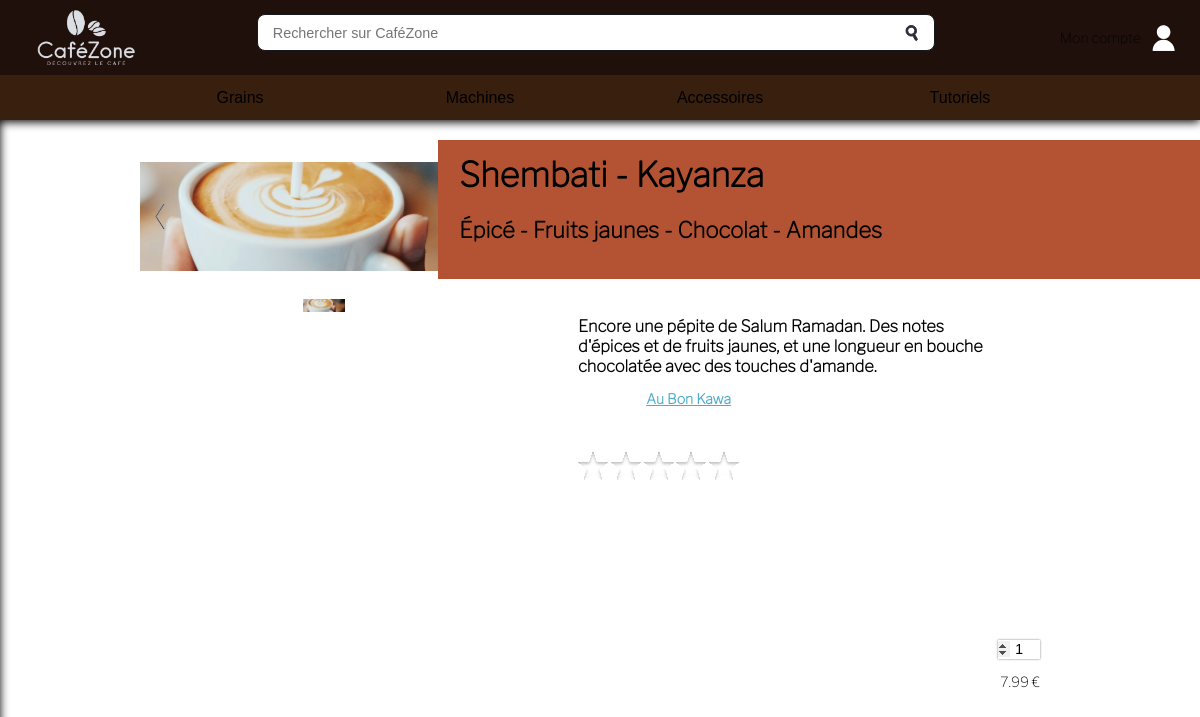
Screenshot of /product.php?ref=1 with the database file from the repository.
### tables this page shows
CREATE TABLE `products` (
  `id` int(11) NOT NULL,
  `name` varchar(100) NOT NULL,
  `reference` varchar(100) NOT NULL,
  `description` varchar(500) NOT NULL,
  `brand_id` int(11) DEFAULT NULL,
  `price` decimal(10,2) NOT NULL,
  `sca` int(3) DEFAULT NULL,
  `country_id` int(11) DEFAULT NULL,
  `category_id` int(11) NOT NULL,
  `images` varchar(256) NOT NULL
);

CREATE TABLE `aromas` (
  `id` int(11) NOT NULL,
  `name` varchar(100) DEFAULT NULL
);

CREATE TABLE `shops` (
  `id` int(11) NOT NULL,
  `name` varchar(100) DEFAULT NULL,
  `color` varchar(6) DEFAULT NULL,
  `logo` varchar(256) NOT NULL
);

### product.php (the view, shortened to what this page needs)
<?php require_once(__DIR__ . '/pdo.php');
$productCategoryStatement = $mysqlClient -> prepare('SELECT categories.name FROM products JOIN  categories ON categories.id = products.category_id WHERE products.reference ="'.$_GET['ref'].'"');
$productCategoryStatement -> execute();
$productCategory = ($productCategoryStatement -> fetchall())[0][0];
if($productCategory === "Bean")
{
    $productStatement = $mysqlClient -> prepare('SELECT products.id AS id, products.images AS images, products.name AS name, products.description AS description, products.reference AS reference, products.price AS price, shops.name AS shop, shops.color AS color FROM products JOIN shops_products ON products.id = shops_products.product_id JOIN shops ON shops.id = shops_products.shop_id WHERE products.reference ="'.$_GET['ref'].'"');
    $aromasStatement = $mysqlClient -> prepare('SELECT aromas.name FROM aromas JOIN products_aromas ON products_aromas.aroma_id = aromas.id JOIN products ON products.id = products_aromas.product_id WHERE products.reference ="'.$_GET['ref'].'"');
    $aromasStatement -> execute();
    $aromas = $aromasStatement -> fetchall();
}
$productStatement -> execute();
$product = ($productStatement -> fetchAll())[0];
$avgRatingStatement = $mysqlClient -> prepare('SELECT AVG(stars) FROM ratings WHERE product_id = '.$product['id']);
$avgRatingStatement -> execute();
$avgRatinglist = $avgRatingStatement -> fetchAll();
$avgRating = $avgRatinglist[0][0];
$images = scandir('images/Products/'.$_GET['ref']);
?>
<DOCTYPE html>
<head>
    <link rel="stylesheet" href="styles/style.css">
    <link rel="stylesheet" href="styles/product_style.css">
</head>
<body>
    <?php require_once(__DIR__. '/header.php');?>
    <div class="product">
        <div class="images_div">
            <div id="div">
                <div class="left arrow">
                    <img src="images/Icons/left arrow.svg" alt="">
                </div>
                <div class="right arrow">
                </div>
                <div class="images">
                    <?php foreach($images as $image):
                        if($image != "." && $image != ".."):?>
                            <img src="images/Products/<?php echo $_GET['ref']?>/<?php echo $image?>" alt="Image <?php echo pathinfo($image,PATHINFO_FILENAME)?>" class=<?php echo pathinfo($image,PATHINFO_FILENAME)?>>
                        <?php endif?>
                    <?php endforeach?>
                </div>
            </div>
            <div class="thumbnails">
                <?php foreach($images as $image):
                    if($image != "." && $image != ".."):?>
                    <img src="images/Products/<?php echo $_GET['ref']?>/<?php echo $image?>" alt="Image <?php echo pathinfo($image,PATHINFO_FILENAME)?>" class=<?php echo pathinfo($image,PATHINFO_FILENAME)?>>
                    <?php endif?>
                <?php endforeach?>
            </div>
        </div>
        <div class="infos">
            <div class="name floating" style="background-color: #<?php echo $product['color'] ?>">
                <h1><?php echo $product['name']?></h1>
                <?php if($productCategory != "Bean"):?>
                    <h3><?php echo $product['brand']?></h3>
                <?php else :
                    $i = 0;?>
                    <h3><?php foreach($aromas as $aroma){
                        echo $aroma[0]." ";
                        $i++;
                        if($i < count($aromas)){
                            echo " - ";
                        }
                        }?></h3>
                <?php endif?>
            </div>
            <div class="details">
                <h4><?php echo $product['description'] ?></h4>
                <p>Vendu par <a href="shop.php?shop=<?php echo $product['shop']?>" style="color:<?php echo $product['color']?>; font-weight:bold; text-decoration:underline;"><?php echo $product['shop'] ?></a></p>
                <p>Référence : <?php echo $product['reference']?></p>
                <div class="rating">
                    <?php for($i = 1; $i <= 5; $i++):?>
                        <img src="<?php
                            if($avgRating >= $i)
                            {
                                echo  'images/Icons/active star.svg';
                            }
                            else
                            {
                                echo 'images/Icons/star.svg';
                            }
                        ?>">
                    <?php endfor?>
                </div>
            </div>
            <div class="price">
                <input type="number" name="quantity" id="quantity" value=1 min=1>
                <p><?php echo $product['price']?> €</p>
            </div>
        </div>
    </div>
</body>

### header.php (shortened to what this page needs)
<header class="header">
    <div class = "top">
        <a href="index.php"> <img src="images/Header/Logo light.png" alt="Logo" id="logo"> </a>
        <search-bar></search-bar>
        <a href="#" class="account_link">Mon compte<img src ="images/Header/Account.svg" style="margin-left:10px;""></a>
    </div>
    <nav id="nav">
        <a href="products.php?category=Bean"><button class="nav_button">Grains</button></a>
        <a href="products.php?category=Machine"><button class="nav_button">Machines</button></a>
        <a href="products.php?category=Accessory"><button class="nav_button">Accessoires</button></a>
        <a href="tutorials.php"><button class="nav_button">Tutoriels</button></a>
    </nav>
</header>

### styles/style.css (style rules this page uses)
img { max-width: 100%; max-height: 100%; }
h1 { margin: 0 10%; font-size: calc(1rem + 1.5vw); text-align: center; }
h3 { font-size: 22px; color: var(--Text_light); }
h4 { font-size: calc(.5rem + .7vw); margin-block: 1vh; margin-inline: 5%; }
a { color: var(--Text_light); text-decoration: none; }
p { color: var(--text-color); mix-blend-mode: difference; }
.floating { animation: var(--floating); }
.header { position: sticky; top: 0; height: var(--header_height); z-index: 3; }
header { position: fixed; top: 0; width: 100%; height: var(--header_height); background: var(--dark_brown); filter: drop-shadow(var(--header_drop_shadow)); }
header .top { height: calc(var(--header_height) - var(--nav_height)); padding: 0 2vw; display: flex; justify-content: space-between; align-items: center; }
header .top a { position: relative; height: 80%; }
header .top search-bar { display: flex; align-items: center; width: 60%; height: 50%; margin-bottom: 10px; font-size: 1rem; }
header .top .account_link { display: flex; align-items: center; height: 100%; }
nav { display: flex; color: var(--Text_light); justify-content: center; text-decoration: none; background: var(--CTA_nav); z-index: 1; }
.nav_button { background: var(--CTA_nav); color: var(--Text_light); border: 0px; padding: 0; margin: 0; width: 20lvw; height: var(--nav_height); font-size: 16px; }
body { display: flex; flex-direction: column; background-color: var(--background_color); margin: 0; padding: 0; font-family: 'Libre-Franklin'; font-size: calc(.5rem + .5vw); }

### styles/product_style.css (style rules this page uses)
.product { display: flex; justify-content: center; padding: 3em; padding-inline: 10em; }
.product .images_div { flex: 2; }
.product .images_div #div { position: relative; }
.arrow { position: absolute; height: 100%; width: 20px; padding-inline: 10px; display: flex; justify-content: center; stroke: var(--CTA_enabled); align-items: center; }
.arrow img { mix-blend-mode: difference; }
.left.arrow { left: 0; }
.right.arrow { right: 0; }
.product .images { display: flex; overflow: auto; flex-wrap: nowrap; scroll-snap-type: x mandatory; scroll-behavior: smooth; }
.product .images img { scroll-snap-align: start; min-width: 100%; min-height: 100%; }
.product .thumbnails { display: flex; margin-top: 2em; justify-content: center; column-gap: 1em; }
.product .thumbnails img { width: 3em; transition: 100ms; }
.product .name { position: absolute; width: 60%; top: 10em; right: 0; padding-inline: 1.5em; padding-block: 1em; color: var(--Text_light); }
.product .name h1 { text-wrap: nowrap; width: fit-content; padding: 0; margin: 0; }
.product .infos { flex: 3; }
.product .infos .details { position: relative; top: 10em; padding-inline: 5em; padding-block: 1em; }
.product .infos .details h4 { margin: 0; }
.product .infos .details .rating { display: flex; column-gap: .2em; }
.product .infos .details .rating img { width: 30px; }
.product .infos .price { display: flex; flex-direction: column; align-items: flex-end; position: absolute; top: calc(100vh - 10rem); left: calc(100vw - 10rem); transform: translateX(-100%); }
.product .infos .price input { width: 3em; height: 100%; font-size: 1em; border: none; filter: drop-shadow(0 0 1px rgb(0 0 0 / 50%)); text-align: right; padding-block: .1em; overflow: visible; position: relative; }

### rows the page displays
products: name "Shembati - Kayanza", description "Encore une pépite de Salum Ramadan. Des notes d'épices et de fruits jaunes, et une longueur en bouche chocolatée avec des touches d'amande.", shops.name "Au Bon Kawa", price "7.99"
aromas: name "Épicé"
aromas: name "Fruits jaunes"
aromas: name "Chocolat"
aromas: name "Amandes"
